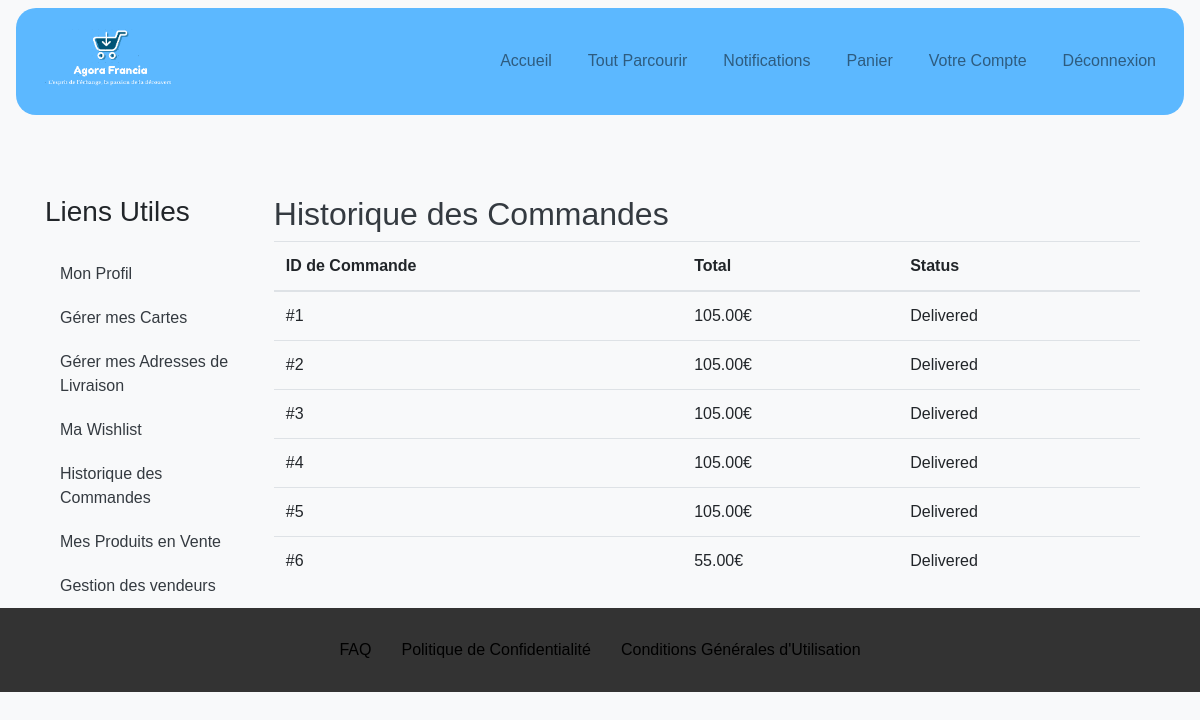
Before: /SiteAGORA/order_history.php (signed in) with the older database file.
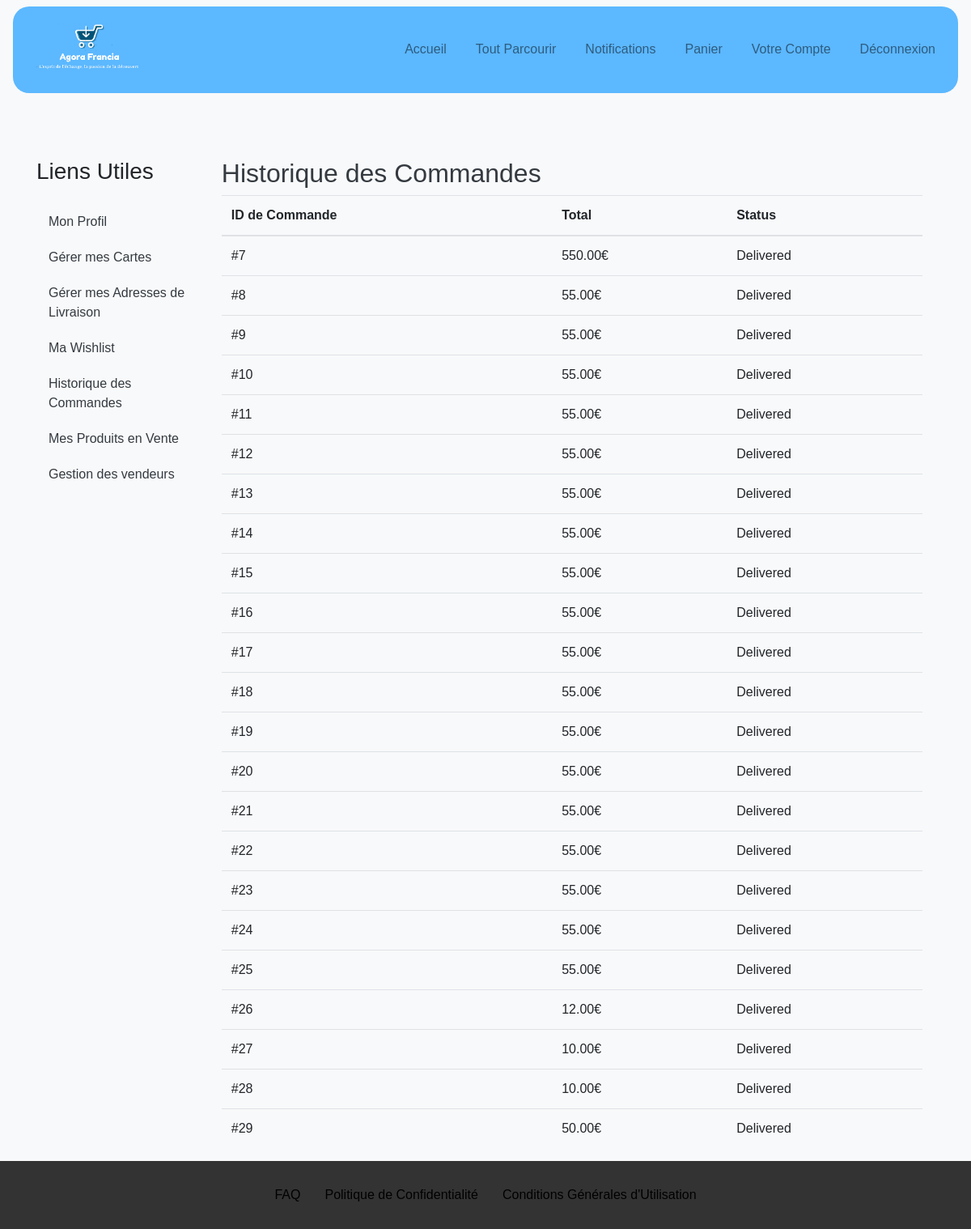
After: the same page with the newer database file.
### tables this page shows
CREATE TABLE `orders` (
  `id` int(11) NOT NULL,
  `user_id` int(11) NOT NULL,
  `card_id` int(11) DEFAULT NULL,
  `address_id` int(11) DEFAULT NULL,
  `total_price` decimal(10,2) NOT NULL,
  `status` enum('Pending','Processing','Shipped','Delivered','Cancelled') NOT NULL DEFAULT 'Pending',
  `created_at` timestamp NOT NULL DEFAULT CURRENT_TIMESTAMP
);

### SiteAGORA/order_history.php (the view, shortened to what this page needs)
<?php
include 'db_connection.php';
if (isset($_SESSION['user_id'])) {
    $userId = $_SESSION['user_id'];
    $stmt = $conn->prepare("SELECT * FROM orders WHERE user_id = ?");
    $stmt->bind_param("i", $userId);
    $stmt->execute();
    $result = $stmt->get_result();
    ?>
    <!DOCTYPE html>
    <html lang="fr">
    <head>
        <link rel="stylesheet" href="css/styles.css">
        <link rel="stylesheet" href="https://stackpath.bootstrapcdn.com/bootstrap/4.5.2/css/bootstrap.min.css">
    </head>
    <body>
        <?php include 'header.php'; ?>
        <div class="container mt-5" style="display: flex; flex-direction: row-reverse;">
            <div class="container mt-4">
                <h2>Historique des Commandes</h2>
                <table class="table">
                    <thead>
                        <tr>
                            <th>ID de Commande</th>
                            <th>Total</th>
                            <th>Status</th>
                        </tr>
                    </thead>
                    <tbody>
                        <?php while ($row = $result->fetch_assoc()): ?>
                            <tr>
                                <td>#<?php echo $row['id']; ?></td>
                                <td><?php echo $row['total_price']; ?>€</td>
                                <td><?php echo $row['status']; ?></td>
                            </tr>
                        <?php endwhile; ?>
                    </tbody>
                </table>
            </div>
            <?php include 'nav_profile.php'; ?>
        </div>
        <?php include 'footer.php'; ?>
    </body>
    </html>
    <?php
} else {
    header("Location: login.php");
    exit();
}
?>

Changed rows visible on the page:
removed orders: id "1", total_price "105.00", status "Delivered"
removed orders: id "2", total_price "105.00", status "Delivered"
removed orders: id "3", total_price "105.00", status "Delivered"
removed orders: id "4", total_price "105.00", status "Delivered"
removed orders: id "5", total_price "105.00", status "Delivered"
removed orders: id "6", total_price "55.00", status "Delivered"
added orders: id "7", total_price "550.00", status "Delivered"
added orders: id "8", total_price "55.00", status "Delivered"
added orders: id "9", total_price "55.00", status "Delivered"
added orders: id "10", total_price "55.00", status "Delivered"
added orders: id "11", total_price "55.00", status "Delivered"
added orders: id "12", total_price "55.00", status "Delivered"
added orders: id "13", total_price "55.00", status "Delivered"
added orders: id "14", total_price "55.00", status "Delivered"
added orders: id "15", total_price "55.00", status "Delivered"
added orders: id "16", total_price "55.00", status "Delivered"
added orders: id "17", total_price "55.00", status "Delivered"
added orders: id "18", total_price "55.00", status "Delivered"
added orders: id "19", total_price "55.00", status "Delivered"
added orders: id "20", total_price "55.00", status "Delivered"
added orders: id "21", total_price "55.00", status "Delivered"
added orders: id "22", total_price "55.00", status "Delivered"
added orders: id "23", total_price "55.00", status "Delivered"
added orders: id "24", total_price "55.00", status "Delivered"
added orders: id "25", total_price "55.00", status "Delivered"
added orders: id "26", total_price "12.00", status "Delivered"
added orders: id "27", total_price "10.00", status "Delivered"
added orders: id "28", total_price "10.00", status "Delivered"
added orders: id "29", total_price "50.00", status "Delivered"
